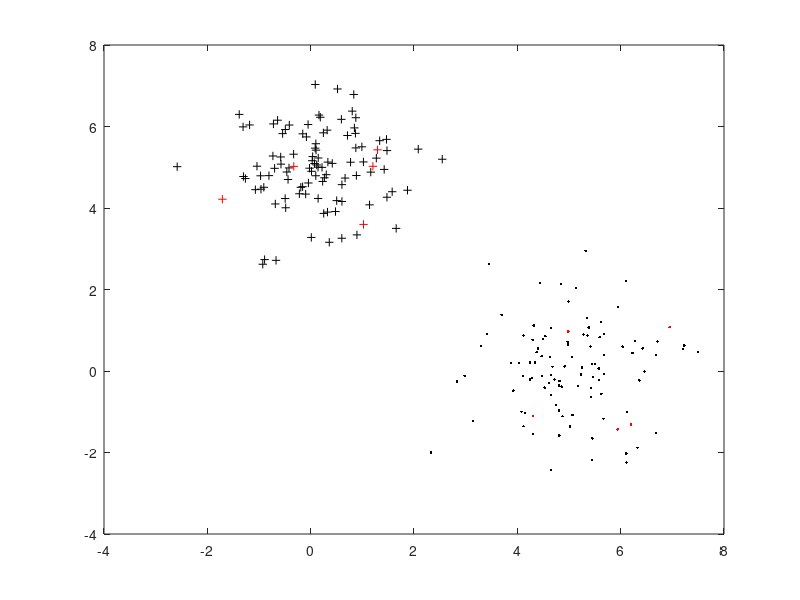

This chart was generated by the following MATLAB code:
close all;
clear all;
clc;

% --- Training ----------------------------

trFeature1 = mvnrnd([5,0], [1,0;0,1], 100)';
trFeature2 = mvnrnd([0,5], [1,0;0,1], 100)';
trFeature0 = [trFeature1, trFeature2];

plot(trFeature1(1,:), trFeature1(2,:), '.k'); hold on
plot(trFeature2(1,:), trFeature2(2,:), '+k');

% --- Normalize
%%% Substract mean
meanNorm = mean(trFeature0, 2);
trFeature0M = bsxfun(@minus, trFeature0, meanNorm);

%%% Divide by std
stdNorm = sqrt(mean(trFeature0M.^2, 2));
trFeature = bsxfun(@rdivide, trFeature0M, stdNorm);


% --- Build bayesian model
%%% Compute mean for each dimension of the feature
meanVect1 = mean(trFeature(:, 1:10), 2);
meanVect2 = mean(trFeature(:, 11:20), 2);

%%% Compute covariance matrix for each feature dimension
trFeature1N = bsxfun(@minus, trFeature(:, 1:10), meanVect1); % Mean shifted to 0
covMatrix1 = trFeature1N * trFeature1N' / (10-1);
trFeature2N = bsxfun(@minus, trFeature(:, 11:20), meanVect2); % Mean shifted to 0
covMatrix2 = trFeature2N * trFeature2N' / (10-1);


% --- Testing ----------------------------

teFeature1 = mvnrnd([5,0], [1,0,;0,1], 5)';
teFeature2 = mvnrnd([0,5], [1,0,;0,1], 5)';
teFeature = [teFeature1, teFeature2];
plot(teFeature1(1,:), teFeature1(2,:), 'r.');
plot(teFeature2(1,:), teFeature2(2,:), 'r+');

% --- Normalize
teFeature0M = bsxfun(@minus, teFeature, meanNorm);
teFeature = bsxfun(@rdivide, teFeature0M, stdNorm);


% --- Compute probability #1
teFeatureM = bsxfun(@minus, teFeature, meanVect1);
bayesDist1 = log(det(covMatrix1)) + diag(teFeatureM'*(covMatrix1\teFeatureM))';
teFeatureM = bsxfun(@minus, teFeature, meanVect2);
bayesDist2 = log(det(covMatrix2)) + diag(teFeatureM'*(covMatrix2\teFeatureM))';


[b, a] = min([bayesDist1; bayesDist2]);
disp(a);

for i = 1 : 10,
    teFeatureM = bsxfun(@minus, teFeature(:,i), meanVect1);
    bayesDist1(i) = log(det(covMatrix1)) + diag(teFeatureM'*(covMatrix1\teFeatureM))';
    teFeatureM = bsxfun(@minus, teFeature(:,i), meanVect2);
    bayesDist2(i) = log(det(covMatrix2)) + diag(teFeatureM'*(covMatrix2\teFeatureM))';
end

[b, a] = min([bayesDist1; bayesDist2]);
disp(a);








